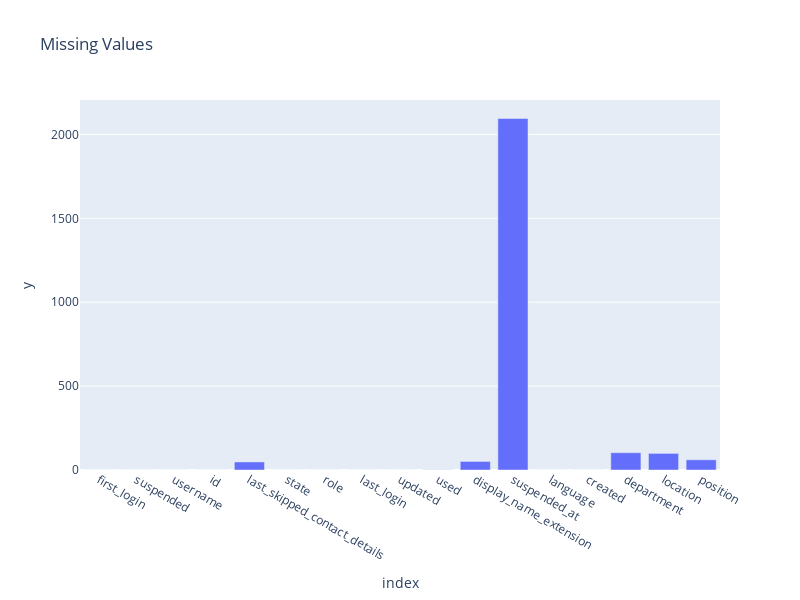

This figure's notebook cell:
### Code cell
# print the rows containing missing values
# df_users[df_users.isnull().any(axis=1)]

# Check missing values
df_nans =  df_users.isnull().sum()  

fig = px.bar(df_nans,             
             y=df_nans.values,
             x=df_nans.index,             
             title='Missing Values',
             height=600,
             width=800,)
fig.show()

### Figure 1 — Plotly figure (JSON) as saved in the notebook; plotly's stock layout.template omitted (floating-point values rounded to 4 significant figures)
{"data": [{"alignmentgroup": "True", "hovertemplate": "index=%{x}<br>y=%{y}<extra></extra>", "legendgroup": "", "marker": {"color": "#636efa", "pattern": {"shape": ""}}, "name": "", "offsetgroup": "", "orientation": "v", "showlegend": false, "textposition": "auto", "type": "bar", "x": ["first_login", "suspended", "username", "id", "last_skipped_contact_details", "state", "role", "last_login", "updated", "used", "display_name_extension", "suspended_at", "language", "created", "department", "location", "position"], "xaxis": "x", "y": [0, 0, 0, 0, 48, 0, 0, 0, 0, 1, 51, 2095, 0, 0, 103, 99, 61], "yaxis": "y"}], "layout": {"barmode": "relative", "height": 600, "legend": {"tracegroupgap": 0}, "title": {"text": "Missing Values"}, "width": 800, "xaxis": {"anchor": "y", "domain": [0, 1], "title": {"text": "index"}}, "yaxis": {"anchor": "x", "domain": [0, 1], "title": {"text": "y"}}}}
